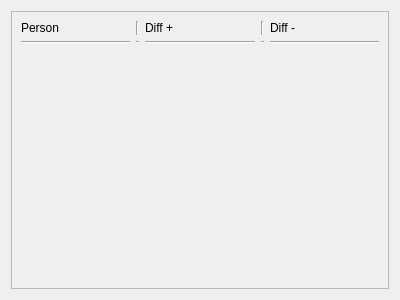
<?xml version="1.0" encoding="UTF-8"?>
<ui version="4.0">
 <class>OverallDiff</class>
 <widget class="QWidget" name="OverallDiff">
  <property name="geometry">
   <rect>
    <x>0</x>
    <y>0</y>
    <width>400</width>
    <height>300</height>
   </rect>
  </property>
  <property name="minimumSize">
   <size>
    <width>0</width>
    <height>300</height>
   </size>
  </property>
  <property name="windowTitle">
   <string>Form</string>
  </property>
  <layout class="QVBoxLayout" name="verticalLayout">
   <item>
    <widget class="QScrollArea" name="scrollArea">
     <property name="widgetResizable">
      <bool>true</bool>
     </property>
     <widget class="QWidget" name="scrollAreaWidgetContents">
      <property name="geometry">
       <rect>
        <x>0</x>
        <y>0</y>
        <width>380</width>
        <height>280</height>
       </rect>
      </property>
      <layout class="QVBoxLayout" name="verticalLayout_2">
       <item>
        <layout class="QGridLayout" name="gridLayout">
         <item row="0" column="4">
          <widget class="QLabel" name="label_3">
           <property name="text">
            <string>Diff -</string>
           </property>
          </widget>
         </item>
         <item row="0" column="1">
          <widget class="Line" name="line">
           <property name="orientation">
            <enum>Qt::Orientation::Vertical</enum>
           </property>
          </widget>
         </item>
         <item row="0" column="2">
          <widget class="QLabel" name="label_2">
           <property name="text">
            <string>Diff +</string>
           </property>
          </widget>
         </item>
         <item row="0" column="0">
          <widget class="QLabel" name="label">
           <property name="text">
            <string>Person</string>
           </property>
          </widget>
         </item>
         <item row="0" column="3">
          <widget class="Line" name="line_2">
           <property name="orientation">
            <enum>Qt::Orientation::Vertical</enum>
           </property>
          </widget>
         </item>
         <item row="1" column="0">
          <widget class="Line" name="line_3">
           <property name="orientation">
            <enum>Qt::Orientation::Horizontal</enum>
           </property>
          </widget>
         </item>
         <item row="1" column="2">
          <widget class="Line" name="line_4">
           <property name="orientation">
            <enum>Qt::Orientation::Horizontal</enum>
           </property>
          </widget>
         </item>
         <item row="1" column="4">
          <widget class="Line" name="line_5">
           <property name="orientation">
            <enum>Qt::Orientation::Horizontal</enum>
           </property>
          </widget>
         </item>
         <item row="1" column="1">
          <widget class="Line" name="line_6">
           <property name="orientation">
            <enum>Qt::Orientation::Horizontal</enum>
           </property>
          </widget>
         </item>
         <item row="1" column="3">
          <widget class="Line" name="line_7">
           <property name="orientation">
            <enum>Qt::Orientation::Horizontal</enum>
           </property>
          </widget>
         </item>
        </layout>
       </item>
       <item>
        <spacer name="verticalSpacer">
         <property name="orientation">
          <enum>Qt::Orientation::Vertical</enum>
         </property>
         <property name="sizeHint" stdset="0">
          <size>
           <width>20</width>
           <height>40</height>
          </size>
         </property>
        </spacer>
       </item>
      </layout>
     </widget>
    </widget>
   </item>
  </layout>
 </widget>
 <resources/>
 <connections/>
</ui>
